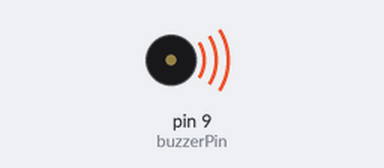
Simulated run of this sketch. Board: Arduino Uno, built with avr-gcc and run on an emulated ATmega328P. Shown: buzzer (waves = sounding).

Above: at 0.2 s.
At 17.7 s:
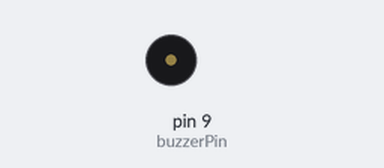
Timing chart, 0 to 19.5 s (numbered marks = the images above):
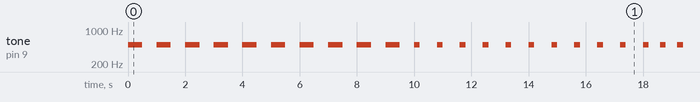

Measured:
- by itself, tone on pin 9 (buzzerPin): plays 500 Hz for 0.50 s, 500 Hz for 0.50 s, 500 Hz for 0.50 s, 500 Hz for 0.50 s, 500 Hz for 0.50 s, 500 Hz for 0.50 s … (170 notes in this stretch)

The sketch:

4_StagePredator_likeBeep.ino
```cpp
int buzzerPin = 9;  // Pin connected to the active buzzer

void setup() {
  // Nothing to set up
}

void loop() {
  // Stage 1: Normal beep for 10 seconds
  for (int i = 0; i < 10; i++) {  // Repeat 10 times (1 beep per second)
    tone(buzzerPin, 500, 500);     // 500Hz for 500ms
    delay(1000);                   // Wait for 1 second
  }

  // Stage 2: Fast beep for 10 seconds
  for (int i = 0; i < 10; i++) {  // Repeat 10 times (1 beep per second)
    tone(buzzerPin, 500, 200);     // 500Hz for 200ms (faster beep)
    delay(800);                    // Wait for 400ms (shorter pause)
  }

  // Stage 3: Fast beep for 10 seconds
  for (int i = 0; i < 10; i++) {  // Repeat 10 times (1 beep per second)
    tone(buzzerPin, 500, 200);     // 500Hz for 200ms (faster beep)
    delay(600);                    // Wait for 400ms (shorter pause)
  }

  // Stage 4: Fast beep for 10 seconds
  for (int i = 0; i < 10; i++) {  // Repeat 10 times (1 beep per second)
    tone(buzzerPin, 500, 200);     // 500Hz for 200ms (faster beep)
    delay(400);                    // Wait for 400ms (shorter pause)
  }

  // Pause before the loop restarts or ends (optional)
  delay(2000);  // Wait for 2 seconds before restarting the loop (you can adjust or remove this)
}
```
